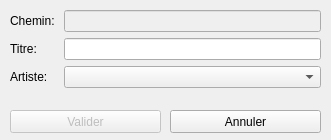
<?xml version="1.0" encoding="UTF-8"?>
<ui version="4.0">
 <class>NewMusic</class>
 <widget class="QDialog" name="NewMusic">
  <property name="geometry">
   <rect>
    <x>0</x>
    <y>0</y>
    <width>331</width>
    <height>140</height>
   </rect>
  </property>
  <property name="minimumSize">
   <size>
    <width>331</width>
    <height>140</height>
   </size>
  </property>
  <property name="maximumSize">
   <size>
    <width>331</width>
    <height>140</height>
   </size>
  </property>
  <property name="windowTitle">
   <string>Ajouter une musique</string>
  </property>
  <widget class="QWidget" name="formLayoutWidget">
   <property name="geometry">
    <rect>
     <x>10</x>
     <y>10</y>
     <width>311</width>
     <height>91</height>
    </rect>
   </property>
   <layout class="QFormLayout" name="formLayout">
    <item row="0" column="1">
     <widget class="QLineEdit" name="lineEditPath">
      <property name="enabled">
       <bool>false</bool>
      </property>
     </widget>
    </item>
    <item row="0" column="0">
     <widget class="QLabel" name="labelPath">
      <property name="text">
       <string>Chemin: </string>
      </property>
      <property name="buddy">
       <cstring>lineEditPath</cstring>
      </property>
     </widget>
    </item>
    <item row="1" column="1">
     <widget class="QLineEdit" name="lineEditTitle"/>
    </item>
    <item row="1" column="0">
     <widget class="QLabel" name="labelTitle">
      <property name="text">
       <string>Titre: </string>
      </property>
      <property name="buddy">
       <cstring>lineEditTitle</cstring>
      </property>
     </widget>
    </item>
    <item row="2" column="0">
     <widget class="QLabel" name="labelArtist">
      <property name="text">
       <string>Artiste: </string>
      </property>
     </widget>
    </item>
    <item row="2" column="1">
     <widget class="QComboBox" name="selectArtist"/>
    </item>
   </layout>
  </widget>
  <widget class="QPushButton" name="buttonSubmit">
   <property name="enabled">
    <bool>false</bool>
   </property>
   <property name="geometry">
    <rect>
     <x>10</x>
     <y>110</y>
     <width>151</width>
     <height>23</height>
    </rect>
   </property>
   <property name="text">
    <string>Valider</string>
   </property>
  </widget>
  <widget class="QPushButton" name="buttonCancel">
   <property name="geometry">
    <rect>
     <x>170</x>
     <y>110</y>
     <width>151</width>
     <height>23</height>
    </rect>
   </property>
   <property name="text">
    <string>Annuler</string>
   </property>
  </widget>
 </widget>
 <resources/>
 <connections>
  <connection>
   <sender>buttonCancel</sender>
   <signal>clicked()</signal>
   <receiver>NewMusic</receiver>
   <slot>reject()</slot>
   <hints>
    <hint type="sourcelabel">
     <x>194</x>
     <y>112</y>
    </hint>
    <hint type="destinationlabel">
     <x>177</x>
     <y>85</y>
    </hint>
   </hints>
  </connection>
 </connections>
</ui>
